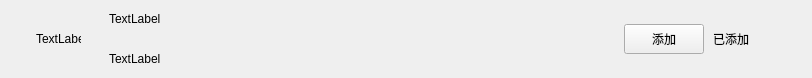
<?xml version="1.0" encoding="UTF-8"?>
<ui version="4.0">
 <class>ApplyFriendItem</class>
 <widget class="QWidget" name="ApplyFriendItem">
  <property name="geometry">
   <rect>
    <x>0</x>
    <y>0</y>
    <width>812</width>
    <height>78</height>
   </rect>
  </property>
  <property name="maximumSize">
   <size>
    <width>16777215</width>
    <height>78</height>
   </size>
  </property>
  <property name="windowTitle">
   <string>Form</string>
  </property>
  <property name="autoFillBackground">
   <bool>false</bool>
  </property>
  <property name="styleSheet">
   <string notr="true"/>
  </property>
  <layout class="QHBoxLayout" name="horizontalLayout">
   <property name="topMargin">
    <number>0</number>
   </property>
   <property name="rightMargin">
    <number>0</number>
   </property>
   <property name="bottomMargin">
    <number>0</number>
   </property>
   <item>
    <spacer name="horizontalSpacer">
     <property name="orientation">
      <enum>Qt::Horizontal</enum>
     </property>
     <property name="sizeType">
      <enum>QSizePolicy::Fixed</enum>
     </property>
     <property name="sizeHint" stdset="0">
      <size>
       <width>25</width>
       <height>20</height>
      </size>
     </property>
    </spacer>
   </item>
   <item>
    <widget class="QLabel" name="icon_lb">
     <property name="minimumSize">
      <size>
       <width>45</width>
       <height>45</height>
      </size>
     </property>
     <property name="maximumSize">
      <size>
       <width>45</width>
       <height>45</height>
      </size>
     </property>
     <property name="text">
      <string>TextLabel</string>
     </property>
    </widget>
   </item>
   <item>
    <widget class="QWidget" name="widget" native="true">
     <layout class="QHBoxLayout" name="horizontalLayout_2">
      <property name="spacing">
       <number>7</number>
      </property>
      <property name="leftMargin">
       <number>11</number>
      </property>
      <property name="topMargin">
       <number>2</number>
      </property>
      <property name="rightMargin">
       <number>11</number>
      </property>
      <property name="bottomMargin">
       <number>2</number>
      </property>
      <item>
       <widget class="QWidget" name="widget_2" native="true">
        <layout class="QVBoxLayout" name="verticalLayout">
         <property name="spacing">
          <number>10</number>
         </property>
         <property name="leftMargin">
          <number>11</number>
         </property>
         <property name="topMargin">
          <number>2</number>
         </property>
         <property name="rightMargin">
          <number>11</number>
         </property>
         <property name="bottomMargin">
          <number>2</number>
         </property>
         <item>
          <widget class="QLabel" name="user_name_lb">
           <property name="minimumSize">
            <size>
             <width>100</width>
             <height>30</height>
            </size>
           </property>
           <property name="maximumSize">
            <size>
             <width>200</width>
             <height>30</height>
            </size>
           </property>
           <property name="text">
            <string>TextLabel</string>
           </property>
          </widget>
         </item>
         <item>
          <widget class="QLabel" name="user_chat_lb">
           <property name="minimumSize">
            <size>
             <width>100</width>
             <height>30</height>
            </size>
           </property>
           <property name="maximumSize">
            <size>
             <width>200</width>
             <height>30</height>
            </size>
           </property>
           <property name="text">
            <string>TextLabel</string>
           </property>
          </widget>
         </item>
        </layout>
       </widget>
      </item>
      <item>
       <widget class="ClickedBtn" name="addBtn">
        <property name="minimumSize">
         <size>
          <width>80</width>
          <height>30</height>
         </size>
        </property>
        <property name="maximumSize">
         <size>
          <width>80</width>
          <height>30</height>
         </size>
        </property>
        <property name="styleSheet">
         <string notr="true"/>
        </property>
        <property name="text">
         <string>添加</string>
        </property>
       </widget>
      </item>
      <item>
       <widget class="QLabel" name="already_add_lb">
        <property name="minimumSize">
         <size>
          <width>40</width>
          <height>0</height>
         </size>
        </property>
        <property name="maximumSize">
         <size>
          <width>40</width>
          <height>16777215</height>
         </size>
        </property>
        <property name="text">
         <string>已添加</string>
        </property>
        <property name="alignment">
         <set>Qt::AlignCenter</set>
        </property>
       </widget>
      </item>
      <item>
       <spacer name="horizontalSpacer_2">
        <property name="orientation">
         <enum>Qt::Horizontal</enum>
        </property>
        <property name="sizeType">
         <enum>QSizePolicy::Fixed</enum>
        </property>
        <property name="sizeHint" stdset="0">
         <size>
          <width>50</width>
          <height>20</height>
         </size>
        </property>
       </spacer>
      </item>
     </layout>
    </widget>
   </item>
  </layout>
 </widget>
 <customwidgets>
  <customwidget>
   <class>ClickedBtn</class>
   <extends>QPushButton</extends>
   <header location="global">clickedbtn.h</header>
  </customwidget>
 </customwidgets>
 <resources/>
 <connections/>
</ui>
